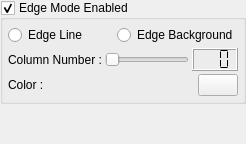
     <widget class="QWidget" name="pEdgeMode">
      <layout class="QVBoxLayout">
       <property name="spacing">
        <number>3</number>
       </property>
       <property name="margin">
        <number>0</number>
       </property>
       <item>
        <widget class="QGroupBox" name="gbEdgeModeEnabled">
         <property name="title">
          <string>Edge Mode Enabled</string>
         </property>
         <property name="checkable">
          <bool>true</bool>
         </property>
         <layout class="QGridLayout">
          <property name="margin">
           <number>5</number>
          </property>
          <property name="spacing">
           <number>3</number>
          </property>
          <item row="2" column="0" colspan="2">
           <layout class="QHBoxLayout">
            <property name="spacing">
             <number>3</number>
            </property>
            <item>
             <widget class="QLabel" name="lEdgeColor">
              <property name="text">
               <string>Color :</string>
              </property>
             </widget>
            </item>
            <item>
             <widget class="ColorPushButton" name="tbEdgeColor">
              <property name="sizePolicy">
               <sizepolicy hsizetype="Fixed" vsizetype="Fixed">
                <horstretch>0</horstretch>
                <verstretch>0</verstretch>
               </sizepolicy>
              </property>
             </widget>
            </item>
           </layout>
          </item>
          <item row="1" column="0" colspan="2">
           <layout class="QHBoxLayout">
            <property name="spacing">
             <number>3</number>
            </property>
            <item>
             <widget class="QLabel" name="lEdgeColumnNumber">
              <property name="text">
               <string>Column Number :</string>
              </property>
             </widget>
            </item>
            <item>
             <widget class="QSlider" name="sEdgeColumnNumber">
              <property name="sizePolicy">
               <sizepolicy hsizetype="Expanding" vsizetype="Fixed">
                <horstretch>0</horstretch>
                <verstretch>0</verstretch>
               </sizepolicy>
              </property>
              <property name="maximum">
               <number>160</number>
              </property>
              <property name="orientation">
               <enum>Qt::Horizontal</enum>
              </property>
              <property name="tickInterval">
               <number>10</number>
              </property>
             </widget>
            </item>
            <item>
             <widget class="QLCDNumber" name="lnEdgeColumnNumber">
              <property name="sizePolicy">
               <sizepolicy hsizetype="Fixed" vsizetype="Fixed">
                <horstretch>0</horstretch>
                <verstretch>0</verstretch>
               </sizepolicy>
              </property>
              <property name="numDigits">
               <number>3</number>
              </property>
              <property name="segmentStyle">
               <enum>QLCDNumber::Flat</enum>
              </property>
             </widget>
            </item>
           </layout>
          </item>
          <item row="0" column="0">
           <widget class="QRadioButton" name="rbEdgeLine">
            <property name="text">
             <string>Edge Line</string>
            </property>
           </widget>
          </item>
          <item row="0" column="1">
           <widget class="QRadioButton" name="rbEdgeBackground">
            <property name="text">
             <string>Edge Background</string>
            </property>
           </widget>
          </item>
         </layout>
        </widget>
       </item>
       <item>
        <spacer>
         <property name="orientation">
          <enum>Qt::Vertical</enum>
         </property>
         <property name="sizeHint" stdset="0">
          <size>
           <width>20</width>
           <height>40</height>
          </size>
         </property>
        </spacer>
       </item>
      </layout>
     </widget>
